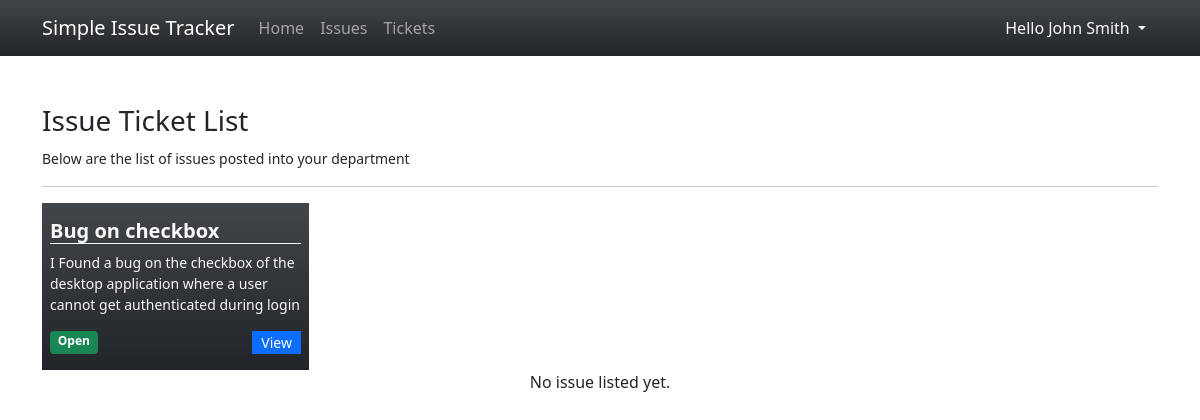
Page /?page=tickets (signed in) on the committed database.
### tables this page shows
CREATE TABLE issue_list (
            `issue_id` INTEGER PRIMARY KEY AUTOINCREMENT,
            `title` TEXT NOT NULL,
            `description` TEXT NOT NULL,
            `department_id` INTEGER NOT NULL,
            `user_id` INTEGER NOT NULL,
            `status` INTEGER NOT NULL DEFAULT 0,
            `date_created` TIMESTAMP DEFAULT CURRENT_TIMESTAMP,
            `date_updated` TIMESTAMP NULL
        );

### tickets.php (the view, shortened to what this page needs)
<h3>Issue Ticket List</h3>
<small>Below are the list of issues posted into your department</small>
<hr>
<div class="row gx-3 row-cols-4">
    <?php
        $sql = "SELECT i.*,u.fullname, d.name from issue_list i inner join department_list d on i.department_id = d.rowid inner join user_list u on i.user_id = u.user_id where i.department_id = '{$_SESSION['department_id']}' ORDER BY i.`status` asc, strftime('%s', i.date_created) desc";
        $qry = $conn->query($sql);
        while($row = $qry->fetchArray()):
    ?>
    <div class="col">
        <div class="w-100 bg-dark text-light bg-gradient opcaity-70 py-3 px-2">
            <h5 class="truncate-1 border-bottom border-light" title="<?php echo $row['title'] ?>"><b><?php echo $row['title'] ?></b></h5>
            <small class="truncate-3">
            <?php
                echo $row['description'];
            ?>
            </small>
            <div class="w-100 d-flex justify-content-between align-items-middle mt-3">
                <?php
                if($row['status'] == 0 ){
                    echo "<span class='w-auto badge bg-success'>Open</span>";
                }else{
                    echo "<span class='w-auto badge bg-danger'>Closed</span>";
                }
                ?>
                <a class="btn btn-sm btn-primary col-auto py-0 rounded-0" href="./?page=view_issue&id=<?php echo md5($row['issue_id']) ?>">View</a>
            </div>
        </div>
    </div>
    <?php endwhile; ?>
</div>
<?php if(!$qry->fetchArray()): ?>
<div class="w-100 text-center">No issue listed yet.</div>
<?php endif; ?>

### index.php (style rules this page uses)
.truncate-1 { overflow: hidden; text-overflow: ellipsis; display: -webkit-box; -webkit-line-clamp: 1; -webkit-box-orient: vertical; }
.truncate-3 { overflow: hidden; text-overflow: ellipsis; display: -webkit-box; -webkit-line-clamp: 3; -webkit-box-orient: vertical; }

### rows in the picture
issue_list: title "Bug on checkbox", description "I Found a bug on the checkbox of the desktop application where a user cannot get authenticated during login", status "Open"

### other values in the picture
$_SESSION['fullname'] "John Smith"
